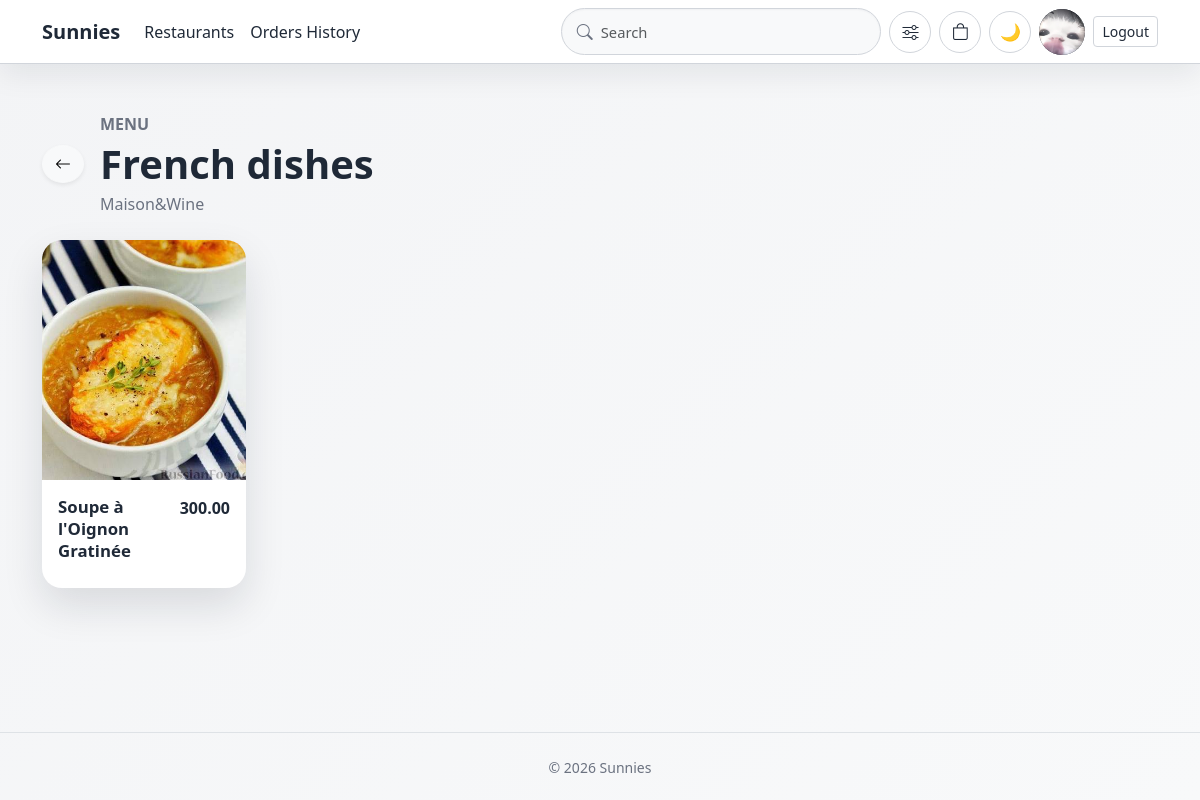
/dishes/?restaurant=1&cuisine=2 (signed in), run on the app's committed database.
### core/models.py (models this page shows, shortened)
class Profile(models.Model):
    user = models.OneToOneField(User, on_delete=models.CASCADE, related_name='profile')
    avatar = models.ImageField(upload_to='avatars/', blank=True, null=True)

class Cuisine(models.Model):
    name = models.CharField(max_length=50, unique=True)
    image = models.ImageField(upload_to='', blank=True, null=True)

class Restaurant(models.Model):
    name = models.CharField(max_length=100)
    cuisines = models.ManyToManyField(
        Cuisine,
        blank=True,
        related_name='restaurants'
    )
    image = models.ImageField(upload_to='', blank=True, null=True)

class Dish(models.Model):
    name = models.CharField(max_length=100)
    description = models.TextField(blank=True)
    price = models.DecimalField(max_digits=8, decimal_places=2)
    image = models.ImageField(
        upload_to='',
        blank=True,
        null=True
    )
    restaurant = models.ForeignKey(
        Restaurant,
        on_delete=models.CASCADE,
        related_name='dishes'
    )
    cuisine = models.ForeignKey(
        Cuisine,
        on_delete=models.CASCADE,
        related_name='dishes'
    )
    def average_rating(self):
        result = self.reviews.aggregate(
            models.Avg('rating')
        )['rating__avg']
        if result is None:
            return 0
        return round(result, 1)

### core/views.py (the view)
# urls.py: path('dishes/', views.DishListView.as_view(), name='dish_list'),
class DishListView(ListView):
    model = Dish
    template_name = 'core/dish_list.html'
    context_object_name = 'dishes'
    def get_queryset(self):
        restaurant_id = self.request.GET.get('restaurant')
        cuisine_id = self.request.GET.get('cuisine')
        dishes = Dish.objects.select_related('restaurant', 'cuisine').all()
        if restaurant_id:
            dishes = dishes.filter(restaurant_id=restaurant_id)
        if cuisine_id:
            dishes = dishes.filter(cuisine_id=cuisine_id)
        return dishes.order_by('name')
    def get_context_data(self, **kwargs):
        context = super().get_context_data(**kwargs)
        restaurant_id = self.request.GET.get('restaurant')
        cuisine_id = self.request.GET.get('cuisine')
        context['restaurant'] = Restaurant.objects.filter(id=restaurant_id).first() if restaurant_id else None
        context['selected_cuisine'] = Cuisine.objects.filter(id=cuisine_id).first() if cuisine_id else None
        return context

### core/context_processors.py (called while the page is built)
def cart(request):
    if not request.user.is_authenticated:
        return {'cart_count': 0}
    cart_data = request.session.get('cart', {})
    return {
        'cart_count': sum(int(quantity) for quantity in cart_data.values()),
    }

def profile_data(request):
    if not request.user.is_authenticated:
        return {'user_profile': None}
    from .models import Profile
    profile, _ = Profile.objects.get_or_create(user=request.user)
    return {'user_profile': profile}

### core/templates/core/dish_list.html (shortened to what this page needs)
{% extends 'base.html' %}
{% load static %}
{% block content %}
<div class="dish-page">
    <div class="d-flex align-items-center gap-3 mb-4">
        {% if restaurant %}
            <a href="{% url 'core:restaurant_detail' restaurant.pk %}" class="btn btn-light rounded-circle shadow-sm" aria-label="Back to restaurant" title="Back to restaurant">
                <i class="bi bi-arrow-left"></i>
            </a>
        {% else %}
            <a href="{% url 'core:restaurant_list' %}" class="btn btn-light rounded-circle shadow-sm" aria-label="Back to restaurants" title="Back to restaurants">
                <i class="bi bi-arrow-left"></i>
            </a>
        {% endif %}
        <div>
            <p class="text-uppercase fw-semibold text-muted mb-1 letter-spacing">Menu</p>
            <h1 class="mb-0 display-6 fw-bold">
                {% if selected_cuisine %}{{ selected_cuisine.name }} dishes{% else %}Dish list{% endif %}
            </h1>
            {% if restaurant %}
                <p class="text-muted mb-0 mt-1">{{ restaurant.name }}</p>
            {% endif %}
        </div>
    </div>
    <div class="dish-grid">
        {% for dish in dishes %}
            <a href="{% url 'core:dish_detail' dish.pk %}" class="dish-card-link">
                <article class="dish-card card" data-rating="{{ dish.average_rating }}">
                    {% if dish.image %}
                        <img src="{{ dish.image.url }}" class="dish-card-image" alt="{{ dish.name }}" loading="lazy">
                    {% else %}
                        <div class="dish-image-placeholder">
                            <span>Image not found</span>
                        </div>
                    {% endif %}
                    <div class="dish-card-body">
                        <div class="d-flex justify-content-between align-items-start gap-2 mb-2">
                            <h2 class="dish-name mb-0">{{ dish.name }}</h2>
                            <span class="dish-price">{{ dish.price }}</span>
                        </div>
                    </div>
                </article>
            </a>
        {% empty %}
            <div class="alert alert-light border w-100">No dishes found for this cuisine yet.</div>
        {% endfor %}
    </div>
</div>
{% endblock %}
{% block styles %}
    <link rel="stylesheet" href="{% static 'core/css/dish_list.css' %}">
{% endblock %}

### core/templates/base.html (shortened to what this page needs)
{% load static %}
<!DOCTYPE html>
<html lang="en" data-bs-theme="light">
<head>
    <link href="https://cdn.jsdelivr.net/npm/bootstrap@5.3.8/dist/css/bootstrap.min.css" rel="stylesheet">
    <link rel="stylesheet" href="https://cdn.jsdelivr.net/npm/bootstrap-icons@1.11.3/font/bootstrap-icons.min.css">
    <link rel="stylesheet" href="{% static 'core/css/base.css' %}?v=20260906-2">
    {% block styles %}{% endblock %}
</head>
<body>
    <header class="sticky-top">
        <nav class="navbar navbar-expand-lg border-bottom">
            <div class="container">
                <a class="navbar-brand fw-semibold" href="#">Sunnies</a>
                <div class="collapse navbar-collapse" id="mainNavbar">
                    <ul class="navbar-nav me-auto mb-2 mb-lg-0">
                        <li class="nav-item">
                            <a class="nav-link" href="{% url 'core:restaurant_list' %}">Restaurants</a>
                        </li>
                        {% if user.is_authenticated %}
                        <li class="nav-item">
                            <a class="nav-link" href="{% url 'core:order_history' %}">Orders History</a>
                        </li>
                        {% endif %}
                    </ul>
                    <div class="d-flex align-items-center gap-2 ms-auto">
                        <form class="navbar-search d-flex align-items-center" role="search" action="{% url 'core:restaurant_list' %}" method="get">
                            <i class="bi bi-search text-muted"></i>
                            <input class="form-control border-0" type="search" name="q" value="{{ request.GET.q }}" placeholder="Search" aria-label="Search restaurants">
                        </form>
                        <div class="filter-dropdown">
                            <button type="button" class="btn filter-button" data-bs-toggle="collapse" data-bs-target="#filterMenu" aria-expanded="false" aria-controls="filterMenu" aria-label="Filter">
                                <i class="bi bi-sliders"></i>
                            </button>
                        </div>
                        {% if user.is_authenticated %}
                            <a href="{% url 'core:cart' %}" class="btn icon-button cart-button" aria-label="Cart" title="Cart">
                                <i class="bi bi-bag"></i>
                            </a>
                        {% endif %}
                        <button type="button" class="btn btn-outline-secondary btn-sm icon-button" id="themeToggle" aria-label="Toggle theme">🌙</button>
                        {% if user.is_authenticated %}
                        <a href="{% url 'core:profile' %}" class="btn avatar-button" aria-label="Profile" title="{{ request.user.username }}">
                            {% if user_profile.avatar %}<img src="{{ user_profile.avatar.url }}" alt="{{ request.user.username }}">{% else %}{{ request.user.username|slice:':2'|upper }}{% endif %}
                        </a>
                        <form method="post" action="{% url 'core:logout' %}" class="d-inline">
                            <button type="submit" class="btn btn-outline-secondary btn-sm">Logout</button>
                        </form>
                        {% else %}
                        <a class="btn btn-outline-secondary btn-sm" href="{% url 'core:login' %}">Login</a>
                        {% endif %}
                    </div>
                </div>
            </div>
        </nav>
    </header>
    <main class="page-shell">
        <div class="container">
            {% block content %}{% endblock %}
        </div>
    </main>
    <footer class="border-top py-4 mt-5">
        <div class="container text-center text-muted small">© 2026 Sunnies</div>
    </footer>
</body>
</html>

### core/static/core/css/base.css (style rules this page uses)
:root { color-scheme: light; --app-bg: #f3f4f6; --app-surface: #ffffff; --app-surface-muted: #f8f9fa; --app-border: #d1d5db; --app-text: #1f2937; --app-muted: #6b7280; --app-accent: #4b5563; --app-accent-strong: #374151; --app-shadow: rgba(15, 23, 42, 0.08); }
body { background: linear-gradient(135deg, var(--app-bg) 0%, var(--app-surface-muted) 100%); color: var(--app-text); min-height: 100vh; }
.navbar, .card, .list-group-item, .alert, .form-control, .form-select, .form-textarea { background-color: var(--app-surface) !important; color: var(--app-text) !important; border-color: var(--app-border) !important; box-shadow: 0 10px 30px var(--app-shadow); }
.navbar-brand, .nav-link, .text-muted, .small, .card-title, .card-text { color: var(--app-text) !important; }
.text-muted { color: var(--app-muted) !important; }
.btn-outline-secondary { border-color: var(--app-border); color: var(--app-text); }
.page-shell { padding: 2rem 0 3rem; }
.navbar { background: rgba(255, 255, 255, 0.9); backdrop-filter: blur(12px); }
.navbar-search { width: min(320px, 42vw); background: var(--app-surface-muted); border: 1px solid var(--app-border); border-radius: 999px; padding: 0.35rem 0.75rem 0.35rem 0.9rem; box-shadow: inset 0 1px 2px rgba(15, 23, 42, 0.04); }
.navbar-search input { border: none !important; background: transparent !important; box-shadow: none !important; padding-left: 0.5rem; font-size: 0.92rem; }
.icon-button, .avatar-button { width: 42px; height: 42px; border-radius: 50%; display: inline-flex; align-items: center; justify-content: center; padding: 0; border: 1px solid var(--app-border); background: var(--app-surface); color: var(--app-text); transition: transform 0.2s ease, box-shadow 0.2s ease; }
.icon-button { font-size: 1.05rem; }
.avatar-button { width: 46px; height: 46px; font-size: 0.8rem; font-weight: 700; background: linear-gradient(135deg, #111827, #374151); color: white; border: none; text-transform: uppercase; letter-spacing: 0.08rem; }
.avatar-button img { display: block; width: 100% !important; height: 100% !important; max-width: 100%; object-fit: cover; border-radius: 50%; }
.filter-dropdown { position: relative; }
.filter-button { background: var(--app-surface); border: 1px solid var(--app-border); color: var(--app-text); border-radius: 50%; width: 42px; height: 42px; display: inline-flex; align-items: center; justify-content: center; }
.cart-button { position: relative; }
input, select, textarea { background-color: var(--app-surface) !important; color: var(--app-text) !important; border-color: var(--app-border) !important; }

### core/static/core/css/dish_list.css (style rules this page uses)
.dish-page { padding: 1rem 0 3rem; }
.dish-grid { display: grid; grid-template-columns: repeat(5, minmax(0, 1fr)); gap: 1.5rem; }
.dish-card-link { color: inherit; text-decoration: none; transition: transform 0.25s ease; }
.dish-card { min-width: 0; height: 100%; overflow: hidden; position: relative; border: 0; border-radius: 1.25rem; background: rgba(255, 255, 255, 0.9); box-shadow: 0 18px 40px rgba(15, 23, 42, 0.12); }
.dish-card-image, .dish-image-placeholder { width: 100%; height: 240px; object-fit: cover; display: flex; align-items: center; justify-content: center; background: rgba(148, 163, 184, 0.12); color: var(--app-muted); }
.dish-card-body { padding: 1rem 1rem 1.15rem; }
.dish-card .dish-name { font-size: 1.05rem; font-weight: 700; line-height: 1.3; }
.dish-card .dish-price { font-weight: 700; white-space: nowrap; }

### data on the page
Profile: avatar (picture)
Cuisine: name "French"
Restaurant: name "Maison&Wine"
Dish: image (picture), name "Soupe à l'Oignon Gratinée", price "300.00"
